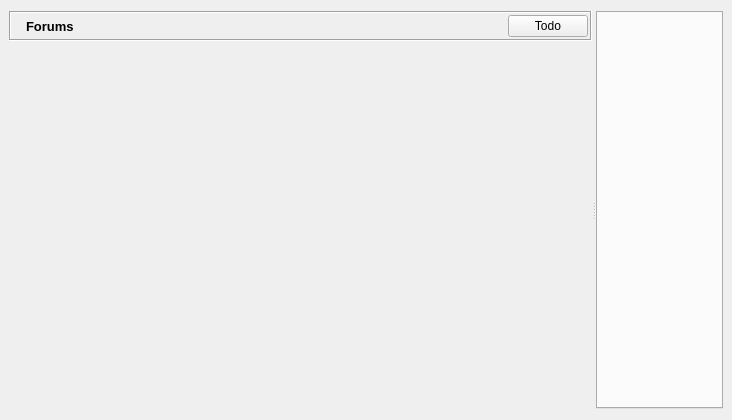
<?xml version="1.0" encoding="UTF-8"?>
<ui version="4.0">
 <class>GxsForumsDialog</class>
 <widget class="QWidget" name="GxsForumsDialog">
  <property name="geometry">
   <rect>
    <x>0</x>
    <y>0</y>
    <width>732</width>
    <height>420</height>
   </rect>
  </property>
  <layout class="QGridLayout">
   <property name="leftMargin">
    <number>9</number>
   </property>
   <property name="rightMargin">
    <number>9</number>
   </property>
   <item row="0" column="0">
    <widget class="QSplitter" name="splitter">
     <property name="orientation">
      <enum>Qt::Horizontal</enum>
     </property>
     <widget class="QFrame" name="frame">
      <property name="baseSize">
       <size>
        <width>300</width>
        <height>300</height>
       </size>
      </property>
      <property name="frameShape">
       <enum>QFrame::NoFrame</enum>
      </property>
      <layout class="QGridLayout">
       <property name="margin">
        <number>0</number>
       </property>
       <property name="spacing">
        <number>0</number>
       </property>
       <item row="0" column="0">
        <widget class="QFrame" name="titleBarFrame">
         <property name="frameShape">
          <enum>QFrame::Box</enum>
         </property>
         <property name="frameShadow">
          <enum>QFrame::Sunken</enum>
         </property>
         <layout class="QHBoxLayout" name="horizontalLayout_2">
          <property name="margin">
           <number>2</number>
          </property>
          <item>
           <widget class="QLabel" name="titleBarPixmap">
            <property name="maximumSize">
             <size>
              <width>24</width>
              <height>24</height>
             </size>
            </property>
            <property name="text">
             <string/>
            </property>
            <property name="pixmap">
             <pixmap resource="../images.qrc">:/images/konversation.png</pixmap>
            </property>
            <property name="scaledContents">
             <bool>true</bool>
            </property>
           </widget>
          </item>
          <item>
           <widget class="QLabel" name="titleBarLabel">
            <property name="font">
             <font>
              <pointsize>10</pointsize>
              <weight>75</weight>
              <bold>true</bold>
             </font>
            </property>
            <property name="text">
             <string>Forums</string>
            </property>
           </widget>
          </item>
          <item>
           <spacer>
            <property name="orientation">
             <enum>Qt::Horizontal</enum>
            </property>
            <property name="sizeHint" stdset="0">
             <size>
              <width>123</width>
              <height>13</height>
             </size>
            </property>
           </spacer>
          </item>
          <item>
           <widget class="QPushButton" name="todoPushButton">
            <property name="text">
             <string>Todo</string>
            </property>
           </widget>
          </item>
         </layout>
        </widget>
       </item>
       <item row="1" column="0">
        <widget class="GroupTreeWidget" name="forumTreeWidget" native="true">
         <property name="sizePolicy">
          <sizepolicy hsizetype="Preferred" vsizetype="Expanding">
           <horstretch>0</horstretch>
           <verstretch>0</verstretch>
          </sizepolicy>
         </property>
        </widget>
       </item>
      </layout>
     </widget>
     <widget class="RSTabWidget" name="threadTabWidget">
      <property name="currentIndex">
       <number>-1</number>
      </property>
      <property name="tabsClosable">
       <bool>true</bool>
      </property>
      <property name="movable">
       <bool>true</bool>
      </property>
     </widget>
    </widget>
   </item>
  </layout>
  <action name="actionPrint">
   <property name="text">
    <string>Print</string>
   </property>
  </action>
  <action name="actionPrintPreview">
   <property name="text">
    <string>PrintPreview</string>
   </property>
  </action>
 </widget>
 <customwidgets>
  <customwidget>
   <class>GroupTreeWidget</class>
   <extends>QWidget</extends>
   <header>gui/common/GroupTreeWidget.h</header>
   <container>1</container>
  </customwidget>
  <customwidget>
   <class>RSTabWidget</class>
   <extends>QTabWidget</extends>
   <header>gui/common/RSTabWidget.h</header>
   <container>1</container>
  </customwidget>
 </customwidgets>
 <resources>
  <include location="../images.qrc"/>
 </resources>
 <connections/>
</ui>
